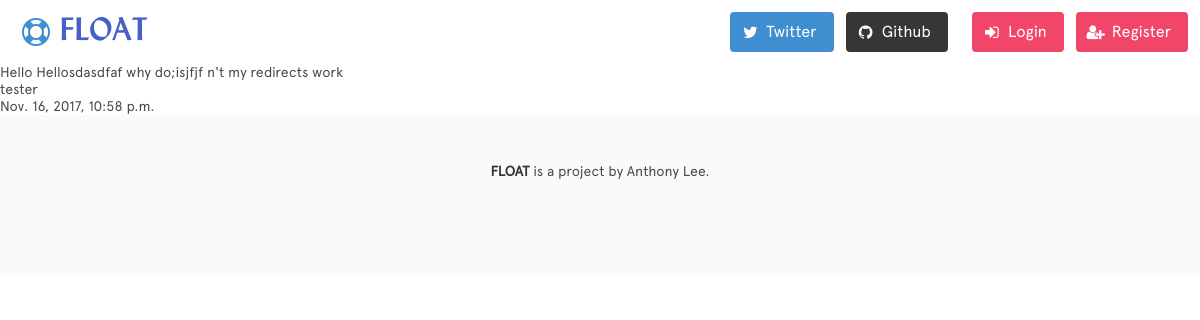
The app's page /posts/24/ with its own data.
### posts/models.py (models this page shows)
class Post(models.Model):
    content = models.TextField(max_length=255)
    created_at = models.DateTimeField(auto_now_add=True)
    user = models.ForeignKey(User)

### posts/views.py (the view)
# urls.py: url(r'^posts/(?P<pk>\d+)/$', views.post_detail,
def post_detail(request, pk):
    post = Post.objects.get(pk=pk)
    return render(request, 'post_detail.html', {'post': post})

### posts/templates/post_detail.html (shortened to what this page needs)
{% extends 'base.html' %}
{% block content %}
    <h1>{{ post.content }}</h1>
    <p>{{ post.user }}</p>
    <p>{{ post.created_at }}</p>
{% endblock content %}

### posts/static/stylesheets/style.css (style rules this page uses)
* { min-height: 0; min-width: 0; }
body { font: 14px 'apercu-web', "Lucida Grande", Helvetica, Arial, sans-serif; }

### records on screen
Post: content "Hello Hellosdasdfaf why do;isjfjf n't my redirects work", user "tester", created_at "Nov. 16, 2017, 10:58 p.m."
